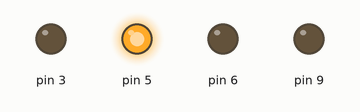
Recording of a sketch running on a simulated Arduino Uno, built with avr-gcc and run on an emulated ATmega328P. On the bench: output pins drawn as LEDs (lit = HIGH).

Above: at 1.0 s.
At 3.0 s:
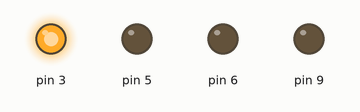
At 5.0 s:
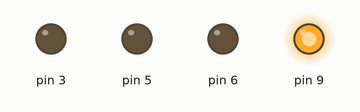
At 7.0 s:
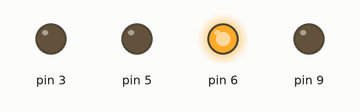
Timing chart, 0 to 10.4 s (numbered marks = the images above):
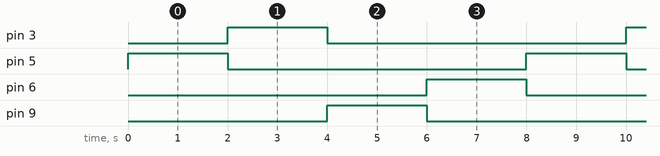

The sketch:

Farmer2000.ino
```cpp
/* Arduino Main File for EGEN 310 Group C1 Farmer2000
 * by Gage Hilyard
 */

#include "Farmer.h"

#define A1IN 3 //First two PWM pins
#define A2IN 5
#define B1IN 6 //Second two PWM pins
#define B2IN 9
#define seedPin
#define rakePin

Motor leftMotor(A1IN, A2IN);
Motor rightMotor(B1IN, B2IN);

void setup() {

}

void loop() {

  leftMotor.setSpeed(255);
  delay(2000);
  leftMotor.setSpeed(-255);
  delay(2000);
  leftMotor.killMotor();

  rightMotor.setSpeed(255);
  delay(2000);
  rightMotor.setSpeed(-255);
  delay(2000);
  rightMotor.killMotor();

}
```

Farmer.cpp
```cpp
/* cpp file for the Farmer2000
 * Gage Hilyard 11/18/2021
 */

#include "Farmer.h"

//Motor init
Motor::Motor(int in1, int in2) {
  _pin1 = in1;
  _pin2 = in2;
  pinMode(_pin1, OUTPUT);
  pinMode(_pin2, OUTPUT);
  digitalWrite(_pin1, LOW);
  digitalWrite(_pin2, LOW);

  int speed = 0;
}

void Motor::killMotor(){
  digitalWrite(_pin1, LOW);
  digitalWrite(_pin2, LOW);
}

void Motor::setSpeed(int speed){
  //Puts motor in reverse
  if (speed < 0) {
    analogWrite(_pin1, abs(speed));
    digitalWrite(_pin2, LOW);
  }
  //Puts motor in drive
  else if (speed > 0) {
    digitalWrite(_pin1, LOW);
    analogWrite(_pin2, speed);
  }
  else {
    killMotor();
  }
}

//MiniServo init
MiniServo::MiniServo(int in, int in_angle) {
  _pin = in;
  angle = in_angle;
  pinMode(_pin, OUTPUT);
  digitalWrite(_pin, angle);
}

void MiniServo::setAngle(int in_angle) {
  digitalWrite(_pin, angle);
}
```

Farmer.h
```cpp
/* Header file for the Farmer library
 * Gage Hilyard, 11/18/2021
 */

#ifndef Farmer_h
#define Farmer_h

#include "Arduino.h"


//Class used to control individual motors through the H bridge motor driver
class Motor {
  public:
  //Variables
  int speed; //negative speed = reverse/counterclockwise

  //Constructor
  Motor(int in1, int in2);

  //Methods
  void killMotor();  //disable motorPins
  void setSpeed(int speed); //takes -255 - 255, changes PWM pin voltage

  private:
  int _pin1;
  int _pin2;


};

//Class to get strings from Bluetooth Controller
class BTController {
  public:
  //variables

  //Constructor
  BTController();

  //Methods
  String getString();


  private:
  //Possibly pins? serial?
  String _msgStr;
  int serial;

};

class MiniServo {
  public:
  //Variables
  int angle;

  //Constructor
  MiniServo(int in, int in_angle);

  //Methods
  void setAngle(int angle);

  private:
  int _pin;
};

#endif
```

Measured:
- by itself, pin 3, pin 5, pin 6, pin 9: alternates HIGH for 2.0 s and LOW for 6.0 s
- by itself, everything shown: repeats every 8.0 s, in 5 steps
